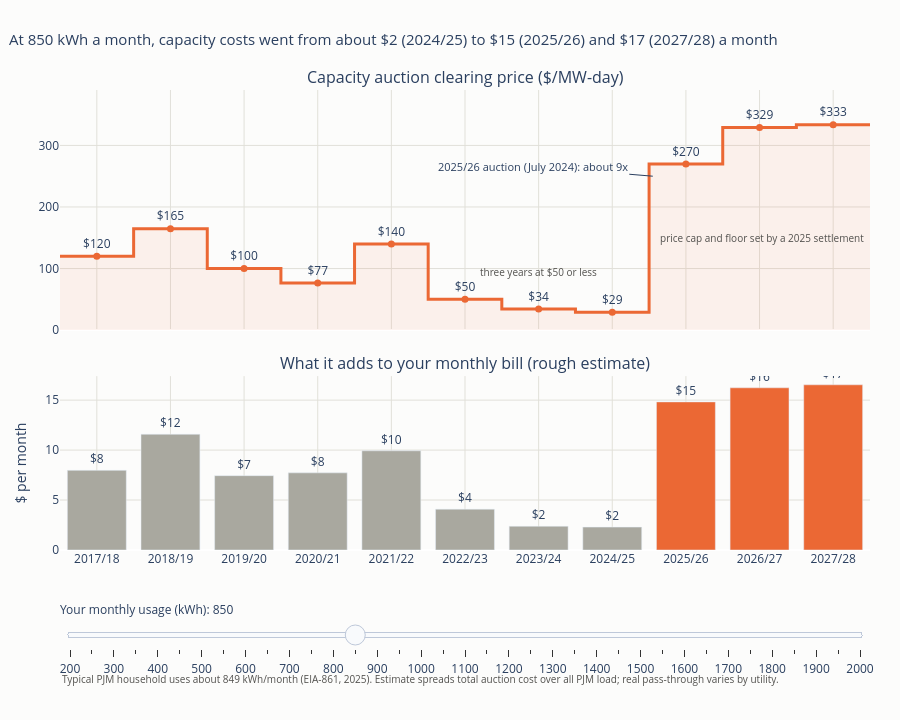

This figure's notebook cell:
### Markdown cell above
## Interactive prototype (usage slider)
Drag the slider to set your monthly usage. The bars and the headline update to show roughly what capacity costs add to a bill at that usage in each delivery year. Hover the step chart for reserve margin and cleared capacity.
Saved as `sgarimella/prototype_f_capacity_bill.html`.

### Code cell
import plotly.graph_objects as go
from plotly.subplots import make_subplots

lab = p.delivery_year.tolist()
fig = make_subplots(rows=2, cols=1, shared_xaxes=True, row_heights=[0.58, 0.42], vertical_spacing=0.1,
                    subplot_titles=("Capacity auction clearing price ($/MW-day)", "What it adds to your monthly bill (rough estimate)"))
fig.add_trace(go.Scatter(x=list(xs), y=list(ys), mode="lines", line=dict(color=ORANGE, width=3, shape="hv"),
                         fill="tozeroy", fillcolor="rgba(235,104,52,0.08)", hoverinfo="skip", showlegend=False), 1, 1)
fig.add_trace(go.Scatter(x=(x + 0.5).tolist(), y=p.rto_clearing_price_usd_per_mw_day.tolist(), mode="markers+text",
    text=[f"${v:,.0f}" for v in p.rto_clearing_price_usd_per_mw_day], textposition="top center", marker=dict(size=7, color=ORANGE),
    customdata=p[["delivery_year", "rpm_reserve_margin_pct", "cleared_ucap_mw", "cleared_cost_usd_billion"]].values.tolist(),
    hovertemplate="<b>%{customdata[0]}</b><br>$%{y:,.2f}/MW-day<br>reserve margin %{customdata[1]}%<br>"
                  "%{customdata[2]:,.0f} MW cleared, $%{customdata[3]}B total<extra></extra>", showlegend=False), 1, 1)

def month(kwh):
    return (p.cents_per_kwh * kwh / 100).round(2).tolist()
def headline(kwh):
    m = p.cents_per_kwh * kwh / 100
    return (f"At {kwh:,} kWh a month, capacity costs went from about ${m.iloc[7]:.0f} (2024/25) "
            f"to ${m.iloc[8]:.0f} (2025/26) and ${m.iloc[-1]:.0f} (2027/28) a month")
start = int(round(TYPICAL / 50) * 50)
fig.add_trace(go.Bar(x=(x + 0.5).tolist(), y=month(start), text=[f"${v:.0f}" for v in month(start)], textposition="outside",
                     marker_color=[NEUTRAL if v < 2025 else ORANGE for v in x], hovertemplate="%{x}: $%{y:.2f}/month<extra></extra>",
                     showlegend=False), 2, 1)
BAR = len(fig.data) - 1
steps = []
for kwh in range(200, 2050, 50):
    steps.append(dict(label=f"{kwh}", method="update",
                      args=[{"y": [month(kwh)], "text": [[f"${v:.0f}" for v in month(kwh)]]}, {"title.text": headline(kwh)}, [BAR]]))
fig.add_annotation(x=2027.95, y=150, text="price cap and floor set by a 2025 settlement", showarrow=False, xanchor="right", font=dict(size=10, color=INK2), row=1, col=1)
fig.add_annotation(x=2025.05, y=250, ax=-120, ay=-10, text="2025/26 auction (July 2024): about 9x", font=dict(size=11), row=1, col=1)
fig.add_annotation(x=2023.5, y=95, text="three years at $50 or less", showarrow=False, font=dict(size=10, color=INK2), row=1, col=1)
fig.update_xaxes(tickvals=(x + 0.5).tolist(), ticktext=lab, range=[2017, 2028], gridcolor=GRID)
fig.update_yaxes(range=[0, 390], gridcolor=GRID, row=1, col=1)
fig.update_yaxes(title="$ per month", gridcolor=GRID, rangemode="tozero", row=2, col=1)
fig.update_layout(height=720, paper_bgcolor=SURF, plot_bgcolor=SURF, margin=dict(l=60, r=30, t=90, b=170),
                  title=dict(text=headline(start), x=0.01, font=dict(size=15)),
                  sliders=[dict(active=[s["label"] for s in steps].index(str(start)), y=-0.06, x=0.0, len=1.0,
                                currentvalue=dict(prefix="Your monthly usage (kWh): "), steps=steps)])
fig.add_annotation(text=f"Typical PJM household uses about {TYPICAL:.0f} kWh/month (EIA-861, 2025). Estimate spreads total auction cost "
                        "over all PJM load; real pass-through varies by utility.",
                   xref="paper", yref="paper", x=0, y=-0.3, showarrow=False, font=dict(size=10, color=INK2), xanchor="left")
fig.write_html(ROOT / "sgarimella" / "prototype_f_capacity_bill.html", include_plotlyjs=True, config={"displayModeBar": False})
fig.show()

### Figure 1 — Plotly figure (JSON) as saved in the notebook; plotly's stock layout.template omitted (floating-point values rounded to 4 significant figures)
{"data": [{"fill": "tozeroy", "fillcolor": "rgba(235,104,52,0.08)", "hoverinfo": "skip", "line": {"color": "#eb6834", "shape": "hv", "width": 3}, "mode": "lines", "showlegend": false, "type": "scatter", "x": [2017, 2018, 2019, 2020, 2021, 2022, 2023, 2024, 2025, 2026, 2027, 2028], "xaxis": "x", "y": [120.0, 164.8, 100.0, 76.53, 140.0, 50.0, 34.13, 28.92, 269.9, 329.2, 333.4, 333.4], "yaxis": "y"}, {"customdata": [["2017/18", 20.1, 167000.0, 7.5], ["2018/19", 20.2, 166800.0, 10.9], ["2019/20", 22.9, 167300.0, 7.0], ["2020/21", 23.9, 165100.0, 7.0], ["2021/22", 22.0, 163600.0, 9.3], ["2022/23", 21.1, 144500.0, 3.9], ["2023/24", 21.6, 144900.0, 2.2], ["2024/25", 21.7, 147500.0, 2.2], ["2025/26", 18.6, 135700.0, 14.7], ["2026/27", 18.9, 134200.0, 16.1], ["2027/28", 14.4, 134500.0, 16.4]], "hovertemplate": "<b>%{customdata[0]}</b><br>$%{y:,.2f}/MW-day<br>reserve margin %{customdata[1]}%<br>%{customdata[2]:,.0f} MW cleared, $%{customdata[3]}B total<extra></extra>", "marker": {"color": "#eb6834", "size": 7}, "mode": "markers+text", "showlegend": false, "text": ["$120", "$165", "$100", "$77", "$140", "$50", "$34", "$29", "$270", "$329", "$333"], "textposition": "top center", "type": "scatter", "x": [2018.0, 2018.0, 2020.0, 2020.0, 2022.0, 2022.0, 2024.0, 2024.0, 2026.0, 2026.0, 2028.0], "xaxis": "x", "y": [120.0, 164.8, 100.0, 76.53, 140.0, 50.0, 34.13, 28.92, 269.9, 329.2, 333.4], "yaxis": "y"}, {"hovertemplate": "%{x}: $%{y:.2f}/month<extra></extra>", "marker": {"color": ["#a9a89f", "#a9a89f", "#a9a89f", "#a9a89f", "#a9a89f", "#a9a89f", "#a9a89f", "#a9a89f", "#eb6834", "#eb6834", "#eb6834"]}, "showlegend": false, "text": ["$8", "$12", "$7", "$8", "$10", "$4", "$2", "$2", "$15", "$16", "$17"], "textposition": "outside", "type": "bar", "x": [2018.0, 2018.0, 2020.0, 2020.0, 2022.0, 2022.0, 2024.0, 2024.0, 2026.0, 2026.0, 2028.0], "xaxis": "x2", "y": [7.97, 11.58, 7.44, 7.72, 9.93, 4.09, 2.38, 2.29, 14.82, 16.23, 16.53], "yaxis": "y2"}], "layout": {"annotations": [{"font": {"size": 16}, "showarrow": false, "text": "Capacity auction clearing price ($/MW-day)", "x": 0.5, "xanchor": "center", "xref": "paper", "y": 1.0, "yanchor": "bottom", "yref": "paper"}, {"font": {"size": 16}, "showarrow": false, "text": "What it adds to your monthly bill (rough estimate)", "x": 0.5, "xanchor": "center", "xref": "paper", "y": 0.378, "yanchor": "bottom", "yref": "paper"}, {"font": {"color": "#52514e", "size": 10}, "showarrow": false, "text": "price cap and floor set by a 2025 settlement", "x": 2028.0, "xanchor": "right", "xref": "x", "y": 150, "yref": "y"}, {"ax": -120, "ay": -10, "font": {"size": 11}, "text": "2025/26 auction (July 2024): about 9x", "x": 2025.0, "xref": "x", "y": 250, "yref": "y"}, {"font": {"color": "#52514e", "size": 10}, "showarrow": false, "text": "three years at $50 or less", "x": 2024.0, "xref": "x", "y": 95, "yref": "y"}, {"font": {"color": "#52514e", "size": 10}, "showarrow": false, "text": "Typical PJM household uses about 849 kWh/month (EIA-861, 2025). Estimate spreads total auction cost over all PJM load; real pass-through varies by utility.", "x": 0, "xanchor": "left", "xref": "paper", "y": -0.3, "yref": "paper"}], "height": 720, "margin": {"b": 170, "l": 60, "r": 30, "t": 90}, "paper_bgcolor": "#fcfcfb", "plot_bgcolor": "#fcfcfb", "sliders": [{"active": 13, "currentvalue": {"prefix": "Your monthly usage (kWh): "}, "len": 1.0, "steps": [{"args": [{"text": [["$2", "$3", "$2", "$2", "$2", "$1", "$1", "$1", "$3", "$4", "$4"]], "y": [[1.87, 2.72, 1.75, 1.82, 2.34, 0.96, 0.56, 0.54, 3.49, 3.82, 3.89]]}, {"title.text": "At 200 kWh a month, capacity costs went from about $1 (2024/25) to $3 (2025/26) and $4 (2027/28) a month"}, [2]], "label": "200", "method": "update"}, {"args": [{"text": [["$2", "$3", "$2", "$2", "$3", "$1", "$1", "$1", "$4", "$5", "$5"]], "y": [[2.34, 3.41, 2.19, 2.27, 2.92, 1.2, 0.7, 0.67, 4.36, 4.77, 4.86]]}, {"title.text": "At 250 kWh a month, capacity costs went from about $1 (2024/25) to $4 (2025/26) and $5 (2027/28) a month"}, [2]], "label": "250", "method": "update"}, {"args": [{"text": [["$3", "$4", "$3", "$3", "$4", "$1", "$1", "$1", "$5", "$6", "$6"]], "y": [[2.81, 4.09, 2.62, 2.73, 3.5, 1.44, 0.84, 0.81, 5.23, 5.73, 5.83]]}, {"title.text": "At 300 kWh a month, capacity costs went from about $1 (2024/25) to $5 (2025/26) and $6 (2027/28) a month"}, [2]], "label": "300", "method": "update"}, {"args": [{"text": [["$3", "$5", "$3", "$3", "$4", "$2", "$1", "$1", "$6", "$7", "$7"]], "y": [[3.28, 4.77, 3.06, 3.18, 4.09, 1.68, 0.98, 0.94, 6.1, 6.68, 6.81]]}, {"title.text": "At 350 kWh a month, capacity costs went from about $1 (2024/25) to $6 (2025/26) and $7 (2027/28) a month"}, [2]], "label": "350", "method": "update"}, {"args": [{"text": [["$4", "$5", "$4", "$4", "$5", "$2", "$1", "$1", "$7", "$8", "$8"]], "y": [[3.75, 5.45, 3.5, 3.64, 4.67, 1.93, 1.12, 1.08, 6.97, 7.64, 7.78]]}, {"title.text": "At 400 kWh a month, capacity costs went from about $1 (2024/25) to $7 (2025/26) and $8 (2027/28) a month"}, [2]], "label": "400", "method": "update"}, {"args": [{"text": [["$4", "$6", "$4", "$4", "$5", "$2", "$1", "$1", "$8", "$9", "$9"]], "y": [[4.22, 6.13, 3.94, 4.09, 5.26, 2.17, 1.26, 1.21, 7.84, 8.59, 8.75]]}, {"title.text": "At 450 kWh a month, capacity costs went from about $1 (2024/25) to $8 (2025/26) and $9 (2027/28) a month"}, [2]], "label": "450", "method": "update"}, {"args": [{"text": [["$5", "$7", "$4", "$5", "$6", "$2", "$1", "$1", "$9", "$10", "$10"]], "y": [[4.69, 6.81, 4.37, 4.54, 5.84, 2.41, 1.4, 1.35, 8.72, 9.55, 9.72]]}, {"title.text": "At 500 kWh a month, capacity costs went from about $1 (2024/25) to $9 (2025/26) and $10 (2027/28) a month"}, [2]], "label": "500", "method": "update"}, {"args": [{"text": [["$5", "$7", "$5", "$5", "$6", "$3", "$2", "$1", "$10", "$10", "$11"]], "y": [[5.15, 7.49, 4.81, 5.0, 6.42, 2.65, 1.54, 1.48, 9.59, 10.5, 10.7]]}, {"title.text": "At 550 kWh a month, capacity costs went from about $1 (2024/25) to $10 (2025/26) and $11 (2027/28) a month"}, [2]], "label": "550", "method": "update"}, {"args": [{"text": [["$6", "$8", "$5", "$5", "$7", "$3", "$2", "$2", "$10", "$11", "$12"]], "y": [[5.62, 8.17, 5.25, 5.45, 7.01, 2.89, 1.68, 1.62, 10.46, 11.46, 11.67]]}, {"title.text": "At 600 kWh a month, capacity costs went from about $2 (2024/25) to $10 (2025/26) and $12 (2027/28) a month"}, [2]], "label": "600", "method": "update"}, {"args": [{"text": [["$6", "$9", "$6", "$6", "$8", "$3", "$2", "$2", "$11", "$12", "$13"]], "y": [[6.09, 8.85, 5.69, 5.91, 7.59, 3.13, 1.82, 1.75, 11.33, 12.41, 12.64]]}, {"title.text": "At 650 kWh a month, capacity costs went from about $2 (2024/25) to $11 (2025/26) and $13 (2027/28) a month"}, [2]], "label": "650", "method": "update"}, {"args": [{"text": [["$7", "$10", "$6", "$6", "$8", "$3", "$2", "$2", "$12", "$13", "$14"]], "y": [[6.56, 9.53, 6.12, 6.36, 8.18, 3.37, 1.96, 1.89, 12.2, 13.37, 13.61]]}, {"title.text": "At 700 kWh a month, capacity costs went from about $2 (2024/25) to $12 (2025/26) and $14 (2027/28) a month"}, [2]], "label": "700", "method": "update"}, {"args": [{"text": [["$7", "$10", "$7", "$7", "$9", "$4", "$2", "$2", "$13", "$14", "$15"]], "y": [[7.03, 10.22, 6.56, 6.82, 8.76, 3.61, 2.1, 2.02, 13.07, 14.32, 14.59]]}, {"title.text": "At 750 kWh a month, capacity costs went from about $2 (2024/25) to $13 (2025/26) and $15 (2027/28) a month"}, [2]], "label": "750", "method": "update"}, {"args": [{"text": [["$8", "$11", "$7", "$7", "$9", "$4", "$2", "$2", "$14", "$15", "$16"]], "y": [[7.5, 10.9, 7.0, 7.27, 9.34, 3.85, 2.24, 2.16, 13.95, 15.27, 15.56]]}, {"title.text": "At 800 kWh a month, capacity costs went from about $2 (2024/25) to $14 (2025/26) and $16 (2027/28) a month"}, [2]], "label": "800", "method": "update"}, {"args": [{"text": [["$8", "$12", "$7", "$8", "$10", "$4", "$2", "$2", "$15", "$16", "$17"]], "y": [[7.97, 11.58, 7.44, 7.72, 9.93, 4.09, 2.38, 2.29, 14.82, 16.23, 16.53]]}, {"title.text": "At 850 kWh a month, capacity costs went from about $2 (2024/25) to $15 (2025/26) and $17 (2027/28) a month"}, [2]], "label": "850", "method": "update"}, {"args": [{"text": [["$8", "$12", "$8", "$8", "$11", "$4", "$3", "$2", "$16", "$17", "$18"]], "y": [[8.43, 12.26, 7.87, 8.18, 10.51, 4.33, 2.52, 2.43, 15.69, 17.18, 17.5]]}, {"title.text": "At 900 kWh a month, capacity costs went from about $2 (2024/25) to $16 (2025/26) and $18 (2027/28) a month"}, [2]], "label": "900", "method": "update"}, {"args": [{"text": [["$9", "$13", "$8", "$9", "$11", "$5", "$3", "$3", "$17", "$18", "$18"]], "y": [[8.9, 12.94, 8.31, 8.63, 11.1, 4.57, 2.66, 2.56, 16.56, 18.14, 18.48]]}, {"title.text": "At 950 kWh a month, capacity costs went from about $3 (2024/25) to $17 (2025/26) and $18 (2027/28) a month"}, [2]], "label": "950", "method": "update"}, {"args": [{"text": [["$9", "$14", "$9", "$9", "$12", "$5", "$3", "$3", "$17", "$19", "$19"]], "y": [[9.37, 13.62, 8.75, 9.09, 11.68, 4.81, 2.8, 2.7, 17.43, 19.09, 19.45]]}, {"title.text": "At 1,000 kWh a month, capacity costs went from about $3 (2024/25) to $17 (2025/26) and $19 (2027/28) a month"}, [2]], "label": "1000", "method": "update"}, {"args": [{"text": [["$10", "$14", "$9", "$10", "$12", "$5", "$3", "$3", "$18", "$20", "$20"]], "y": [[9.84, 14.3, 9.18, 9.54, 12.27, 5.05, 2.94, 2.83, 18.3, 20.05, 20.42]]}, {"title.text": "At 1,050 kWh a month, capacity costs went from about $3 (2024/25) to $18 (2025/26) and $20 (2027/28) a month"}, [2]], "label": "1050", "method": "update"}, {"args": [{"text": [["$10", "$15", "$10", "$10", "$13", "$5", "$3", "$3", "$19", "$21", "$21"]], "y": [[10.31, 14.98, 9.62, 10.0, 12.85, 5.29, 3.08, 2.97, 19.18, 21.0, 21.39]]}, {"title.text": "At 1,100 kWh a month, capacity costs went from about $3 (2024/25) to $19 (2025/26) and $21 (2027/28) a month"}, [2]], "label": "1100", "method": "update"}, {"args": [{"text": [["$11", "$16", "$10", "$10", "$13", "$6", "$3", "$3", "$20", "$22", "$22"]], "y": [[10.78, 15.66, 10.06, 10.45, 13.43, 5.54, 3.22, 3.1, 20.05, 21.96, 22.37]]}, {"title.text": "At 1,150 kWh a month, capacity costs went from about $3 (2024/25) to $20 (2025/26) and $22 (2027/28) a month"}, [2]], "label": "1150", "method": "update"}, {"args": [{"text": [["$11", "$16", "$10", "$11", "$14", "$6", "$3", "$3", "$21", "$23", "$23"]], "y": [[11.25, 16.34, 10.5, 10.91, 14.02, 5.78, 3.36, 3.24, 20.92, 22.91, 23.34]]}, {"title.text": "At 1,200 kWh a month, capacity costs went from about $3 (2024/25) to $21 (2025/26) and $23 (2027/28) a month"}, [2]], "label": "1200", "method": "update"}, {"args": [{"text": [["$12", "$17", "$11", "$11", "$15", "$6", "$4", "$3", "$22", "$24", "$24"]], "y": [[11.71, 17.03, 10.93, 11.36, 14.6, 6.02, 3.5, 3.37, 21.79, 23.87, 24.31]]}, {"title.text": "At 1,250 kWh a month, capacity costs went from about $3 (2024/25) to $22 (2025/26) and $24 (2027/28) a month"}, [2]], "label": "1250", "method": "update"}, {"args": [{"text": [["$12", "$18", "$11", "$12", "$15", "$6", "$4", "$4", "$23", "$25", "$25"]], "y": [[12.18, 17.71, 11.37, 11.81, 15.19, 6.26, 3.64, 3.51, 22.66, 24.82, 25.28]]}, {"title.text": "At 1,300 kWh a month, capacity costs went from about $4 (2024/25) to $23 (2025/26) and $25 (2027/28) a month"}, [2]], "label": "1300", "method": "update"}, {"args": [{"text": [["$13", "$18", "$12", "$12", "$16", "$6", "$4", "$4", "$24", "$26", "$26"]], "y": [[12.65, 18.39, 11.81, 12.27, 15.77, 6.5, 3.78, 3.64, 23.53, 25.78, 26.26]]}, {"title.text": "At 1,350 kWh a month, capacity costs went from about $4 (2024/25) to $24 (2025/26) and $26 (2027/28) a month"}, [2]], "label": "1350", "method": "update"}, {"args": [{"text": [["$13", "$19", "$12", "$13", "$16", "$7", "$4", "$4", "$24", "$27", "$27"]], "y": [[13.12, 19.07, 12.25, 12.72, 16.35, 6.74, 3.92, 3.78, 24.41, 26.73, 27.23]]}, {"title.text": "At 1,400 kWh a month, capacity costs went from about $4 (2024/25) to $24 (2025/26) and $27 (2027/28) a month"}, [2]], "label": "1400", "method": "update"}, {"args": [{"text": [["$14", "$20", "$13", "$13", "$17", "$7", "$4", "$4", "$25", "$28", "$28"]], "y": [[13.59, 19.75, 12.68, 13.18, 16.94, 6.98, 4.06, 3.91, 25.28, 27.69, 28.2]]}, {"title.text": "At 1,450 kWh a month, capacity costs went from about $4 (2024/25) to $25 (2025/26) and $28 (2027/28) a month"}, [2]], "label": "1450", "method": "update"}, {"args": [{"text": [["$14", "$20", "$13", "$14", "$18", "$7", "$4", "$4", "$26", "$29", "$29"]], "y": [[14.06, 20.43, 13.12, 13.63, 17.52, 7.22, 4.2, 4.05, 26.15, 28.64, 29.17]]}, {"title.text": "At 1,500 kWh a month, capacity costs went from about $4 (2024/25) to $26 (2025/26) and $29 (2027/28) a month"}, [2]], "label": "1500", "method": "update"}, {"args": [{"text": [["$15", "$21", "$14", "$14", "$18", "$7", "$4", "$4", "$27", "$30", "$30"]], "y": [[14.53, 21.11, 13.56, 14.09, 18.11, 7.46, 4.34, 4.18, 27.02, 29.6, 30.15]]}, {"title.text": "At 1,550 kWh a month, capacity costs went from about $4 (2024/25) to $27 (2025/26) and $30 (2027/28) a month"}, [2]], "label": "1550", "method": "update"}, {"args": [{"text": [["$15", "$22", "$14", "$15", "$19", "$8", "$4", "$4", "$28", "$31", "$31"]], "y": [[15.0, 21.79, 14.0, 14.54, 18.69, 7.7, 4.48, 4.32, 27.89, 30.55, 31.12]]}, {"title.text": "At 1,600 kWh a month, capacity costs went from about $4 (2024/25) to $28 (2025/26) and $31 (2027/28) a month"}, [2]], "label": "1600", "method": "update"}, {"args": [{"text": [["$15", "$22", "$14", "$15", "$19", "$8", "$5", "$4", "$29", "$32", "$32"]], "y": [[15.46, 22.47, 14.43, 14.99, 19.27, 7.94, 4.62, 4.45, 28.76, 31.5, 32.09]]}, {"title.text": "At 1,650 kWh a month, capacity costs went from about $4 (2024/25) to $29 (2025/26) and $32 (2027/28) a month"}, [2]], "label": "1650", "method": "update"}, {"args": [{"text": [["$16", "$23", "$15", "$15", "$20", "$8", "$5", "$5", "$30", "$32", "$33"]], "y": [[15.93, 23.15, 14.87, 15.45, 19.86, 8.18, 4.76, 4.59, 29.64, 32.46, 33.06]]}, {"title.text": "At 1,700 kWh a month, capacity costs went from about $5 (2024/25) to $30 (2025/26) and $33 (2027/28) a month"}, [2]], "label": "1700", "method": "update"}, {"args": [{"text": [["$16", "$24", "$15", "$16", "$20", "$8", "$5", "$5", "$31", "$33", "$34"]], "y": [[16.4, 23.84, 15.31, 15.9, 20.44, 8.42, 4.9, 4.72, 30.51, 33.41, 34.04]]}, {"title.text": "At 1,750 kWh a month, capacity costs went from about $5 (2024/25) to $31 (2025/26) and $34 (2027/28) a month"}, [2]], "label": "1750", "method": "update"}, {"args": [{"text": [["$17", "$25", "$16", "$16", "$21", "$9", "$5", "$5", "$31", "$34", "$35"]], "y": [[16.87, 24.52, 15.74, 16.36, 21.03, 8.66, 5.04, 4.86, 31.38, 34.37, 35.01]]}, {"title.text": "At 1,800 kWh a month, capacity costs went from about $5 (2024/25) to $31 (2025/26) and $35 (2027/28) a month"}, [2]], "label": "1800", "method": "update"}, {"args": [{"text": [["$17", "$25", "$16", "$17", "$22", "$9", "$5", "$5", "$32", "$35", "$36"]], "y": [[17.34, 25.2, 16.18, 16.81, 21.61, 8.9, 5.19, 4.99, 32.25, 35.32, 35.98]]}, {"title.text": "At 1,850 kWh a month, capacity costs went from about $5 (2024/25) to $32 (2025/26) and $36 (2027/28) a month"}, [2]], "label": "1850", "method": "update"}, {"args": [{"text": [["$18", "$26", "$17", "$17", "$22", "$9", "$5", "$5", "$33", "$36", "$37"]], "y": [[17.81, 25.88, 16.62, 17.27, 22.19, 9.15, 5.33, 5.13, 33.12, 36.28, 36.95]]}, {"title.text": "At 1,900 kWh a month, capacity costs went from about $5 (2024/25) to $33 (2025/26) and $37 (2027/28) a month"}, [2]], "label": "1900", "method": "update"}, {"args": [{"text": [["$18", "$27", "$17", "$18", "$23", "$9", "$5", "$5", "$34", "$37", "$38"]], "y": [[18.28, 26.56, 17.06, 17.72, 22.78, 9.39, 5.47, 5.26, 33.99, 37.23, 37.93]]}, {"title.text": "At 1,950 kWh a month, capacity costs went from about $5 (2024/25) to $34 (2025/26) and $38 (2027/28) a month"}, [2]], "label": "1950", "method": "update"}, {"args": [{"text": [["$19", "$27", "$17", "$18", "$23", "$10", "$6", "$5", "$35", "$38", "$39"]], "y": [[18.74, 27.24, 17.49, 18.18, 23.36, 9.63, 5.61, 5.4, 34.87, 38.19, 38.9]]}, {"title.text": "At 2,000 kWh a month, capacity costs went from about $5 (2024/25) to $35 (2025/26) and $39 (2027/28) a month"}, [2]], "label": "2000", "method": "update"}], "x": 0.0, "y": -0.06}], "title": {"font": {"size": 15}, "text": "At 850 kWh a month, capacity costs went from about $2 (2024/25) to $15 (2025/26) and $17 (2027/28) a month", "x": 0.01}, "xaxis": {"anchor": "y", "domain": [0.0, 1.0], "gridcolor": "#e1e0d9", "matches": "x2", "range": [2017, 2028], "showticklabels": false, "ticktext": ["2017/18", "2018/19", "2019/20", "2020/21", "2021/22", "2022/23", "2023/24", "2024/25", "2025/26", "2026/27", "2027/28"], "tickvals": [2018.0, 2018.0, 2020.0, 2020.0, 2022.0, 2022.0, 2024.0, 2024.0, 2026.0, 2026.0, 2028.0]}, "xaxis2": {"anchor": "y2", "domain": [0.0, 1.0], "gridcolor": "#e1e0d9", "range": [2017, 2028], "ticktext": ["2017/18", "2018/19", "2019/20", "2020/21", "2021/22", "2022/23", "2023/24", "2024/25", "2025/26", "2026/27", "2027/28"], "tickvals": [2018.0, 2018.0, 2020.0, 2020.0, 2022.0, 2022.0, 2024.0, 2024.0, 2026.0, 2026.0, 2028.0]}, "yaxis": {"anchor": "x", "domain": [0.478, 1.0], "gridcolor": "#e1e0d9", "range": [0, 390]}, "yaxis2": {"anchor": "x2", "domain": [0.0, 0.378], "gridcolor": "#e1e0d9", "rangemode": "tozero", "title": {"text": "$ per month"}}}}
